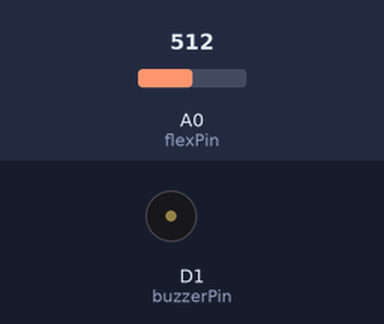
Recording of a sketch running on a simulated ESP8266 (NodeMCU). On the bench: buzzer (waves = sounding, pin HIGH). Inputs (shaded band) come from the test bench; at power-on: A0 (flexPin) = 512. WiFi joins after 1.5 s; servers stay silent unless stated; uploads are accepted with an empty reply; what the sketch prints to the serial monitor is not drawn.

Above: at 0.1 s.
At 2.1 s:
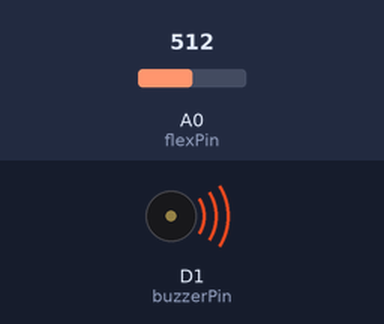
Timing chart, 0 to 3.6 s (numbered marks = the images above):
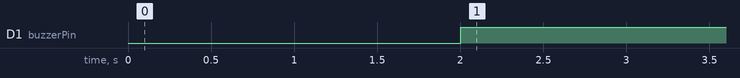

Measured:
- by itself, D1 (buzzerPin): LOW → HIGH at 2.0 s

The sketch:

arduino-sw.ino
```cpp
#include <ESP8266WiFi.h>
#include <ESP8266HTTPClient.h>

// Replace with your network credentials
const char* ssid = "Galaxy A33 5G";
const char* password = "krishna priya";

// Replace with your web application's endpoint URL
const char* serverUrl = "https://127.0.0.1:5501"; // Use actual server IP address
const int flexPin = A0;  // Flex sensor connected to A0
const int buzzerPin = D1;  // Buzzer connected to D5

void setup() {
  Serial.begin(9600);
  pinMode(flexPin, INPUT);
  pinMode(buzzerPin, OUTPUT);

  // Connect to Wi-Fi
  WiFi.begin(ssid, password);
  Serial.print("Connecting to ");
  Serial.print(ssid);

  while (WiFi.status() != WL_CONNECTED) {
    delay(1000);
    Serial.print(".");
  }
  Serial.println(" Connected!");
}

void loop() {
  int flexValue = analogRead(flexPin);
  Serial.print("Flex Value: ");
  Serial.println(flexValue);

  // Buzzer logic
  if (flexValue > 296) { // Adjust threshold as needed
    digitalWrite(buzzerPin, HIGH);
  } else {
    digitalWrite(buzzerPin, LOW);
  }

  // Send data to the server
  if (WiFi.status() == WL_CONNECTED) {
    WiFiClient client;
    HTTPClient http;

    if (http.begin(client, serverUrl)) {
      http.addHeader("Content-Type", "application/x-www-form-urlencoded");

      // Create the data string to send
      String httpRequestData = "flexValue=" + String(flexValue);
      int httpResponseCode = http.POST(httpRequestData);

      if (httpResponseCode > 0) {
        String response = http.getString();
        Serial.println(httpResponseCode);
        Serial.println(response);
      } else {
        Serial.print("Error on sending POST: ");
        Serial.println(httpResponseCode);
      }

      http.end();
    } else {
      Serial.println("Failed to connect to server URL.");
    }
  } else {
    Serial.println("Wi-Fi not connected.");
  }

  delay(1000); // Adjust the delay as needed
}
```
